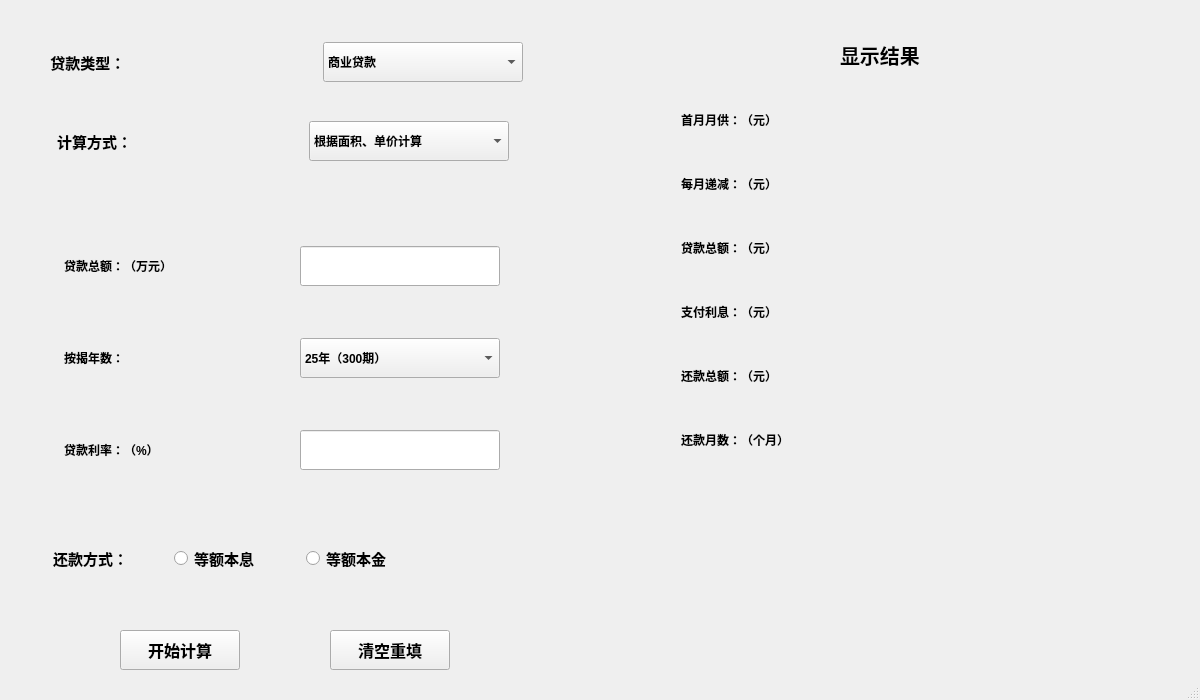
<?xml version="1.0" encoding="UTF-8"?>
<ui version="4.0">
 <class>MainWindow</class>
 <widget class="QMainWindow" name="MainWindow">
  <property name="geometry">
   <rect>
    <x>0</x>
    <y>0</y>
    <width>1200</width>
    <height>700</height>
   </rect>
  </property>
  <property name="minimumSize">
   <size>
    <width>1200</width>
    <height>700</height>
   </size>
  </property>
  <property name="maximumSize">
   <size>
    <width>1200</width>
    <height>700</height>
   </size>
  </property>
  <property name="font">
   <font>
    <pointsize>9</pointsize>
    <weight>75</weight>
    <bold>true</bold>
   </font>
  </property>
  <property name="windowTitle">
   <string>MainWindow</string>
  </property>
  <widget class="QWidget" name="centralWidget">
   <widget class="QWidget" name="widget_5" native="true">
    <property name="geometry">
     <rect>
      <x>20</x>
      <y>20</y>
      <width>525</width>
      <height>580</height>
     </rect>
    </property>
    <property name="minimumSize">
     <size>
      <width>525</width>
      <height>550</height>
     </size>
    </property>
    <layout class="QVBoxLayout" name="verticalLayout_4">
     <item>
      <widget class="QWidget" name="loan" native="true">
       <layout class="QHBoxLayout" name="horizontalLayout_2">
        <item>
         <widget class="QLabel" name="label_x">
          <property name="font">
           <font>
            <pointsize>11</pointsize>
           </font>
          </property>
          <property name="text">
           <string>  贷款类型：</string>
          </property>
         </widget>
        </item>
        <item>
         <widget class="QComboBox" name="comboBox_1">
          <property name="minimumSize">
           <size>
            <width>200</width>
            <height>40</height>
           </size>
          </property>
          <property name="maximumSize">
           <size>
            <width>200</width>
            <height>40</height>
           </size>
          </property>
          <item>
           <property name="text">
            <string>商业贷款</string>
           </property>
          </item>
          <item>
           <property name="text">
            <string>公积金贷款</string>
           </property>
          </item>
          <item>
           <property name="text">
            <string>组合型贷款</string>
           </property>
          </item>
         </widget>
        </item>
       </layout>
      </widget>
     </item>
     <item>
      <widget class="QStackedWidget" name="stackedWidget_1">
       <property name="minimumSize">
        <size>
         <width>500</width>
         <height>400</height>
        </size>
       </property>
       <property name="maximumSize">
        <size>
         <width>500</width>
         <height>550</height>
        </size>
       </property>
       <property name="currentIndex">
        <number>0</number>
       </property>
       <widget class="QWidget" name="page">
        <layout class="QVBoxLayout" name="verticalLayout_2">
         <item>
          <widget class="QWidget" name="calcu" native="true">
           <layout class="QHBoxLayout" name="horizontalLayout_3">
            <item>
             <widget class="QLabel" name="label_y">
              <property name="font">
               <font>
                <pointsize>11</pointsize>
               </font>
              </property>
              <property name="text">
               <string> 计算方式：</string>
              </property>
             </widget>
            </item>
            <item>
             <widget class="QComboBox" name="comboBox_2">
              <property name="minimumSize">
               <size>
                <width>200</width>
                <height>40</height>
               </size>
              </property>
              <property name="maximumSize">
               <size>
                <width>200</width>
                <height>40</height>
               </size>
              </property>
              <property name="currentIndex">
               <number>0</number>
              </property>
              <item>
               <property name="text">
                <string>根据面积、单价计算</string>
               </property>
              </item>
              <item>
               <property name="text">
                <string>根据贷款总额计算</string>
               </property>
              </item>
             </widget>
            </item>
           </layout>
          </widget>
         </item>
         <item>
          <widget class="QStackedWidget" name="stackedWidget_2">
           <property name="minimumSize">
            <size>
             <width>480</width>
             <height>360</height>
            </size>
           </property>
           <property name="maximumSize">
            <size>
             <width>480</width>
             <height>360</height>
            </size>
           </property>
           <property name="currentIndex">
            <number>1</number>
           </property>
           <widget class="QWidget" name="page_1">
            <layout class="QVBoxLayout" name="verticalLayout_5">
             <item>
              <widget class="QWidget" name="widget_1" native="true">
               <property name="minimumSize">
                <size>
                 <width>480</width>
                 <height>320</height>
                </size>
               </property>
               <property name="maximumSize">
                <size>
                 <width>360</width>
                 <height>320</height>
                </size>
               </property>
               <layout class="QGridLayout" name="gridLayout">
                <item row="1" column="4">
                 <widget class="QLineEdit" name="lineEdit_a1">
                  <property name="minimumSize">
                   <size>
                    <width>200</width>
                    <height>40</height>
                   </size>
                  </property>
                  <property name="maximumSize">
                   <size>
                    <width>200</width>
                    <height>40</height>
                   </size>
                  </property>
                  <property name="text">
                   <string/>
                  </property>
                 </widget>
                </item>
                <item row="1" column="2">
                 <widget class="QLabel" name="label_m">
                  <property name="font">
                   <font>
                    <pointsize>11</pointsize>
                   </font>
                  </property>
                  <property name="text">
                   <string>房屋单价：（元/平方米）</string>
                  </property>
                 </widget>
                </item>
                <item row="3" column="2">
                 <widget class="QLabel" name="label_n">
                  <property name="font">
                   <font>
                    <pointsize>11</pointsize>
                   </font>
                  </property>
                  <property name="text">
                   <string>房屋面积：（平方米）</string>
                  </property>
                 </widget>
                </item>
                <item row="3" column="4">
                 <widget class="QLineEdit" name="lineEdit_a2">
                  <property name="minimumSize">
                   <size>
                    <width>200</width>
                    <height>40</height>
                   </size>
                  </property>
                  <property name="maximumSize">
                   <size>
                    <width>200</width>
                    <height>40</height>
                   </size>
                  </property>
                 </widget>
                </item>
                <item row="6" column="2">
                 <widget class="QLabel" name="label_o">
                  <property name="font">
                   <font>
                    <pointsize>11</pointsize>
                   </font>
                  </property>
                  <property name="text">
                   <string>按揭成数：</string>
                  </property>
                 </widget>
                </item>
                <item row="6" column="4">
                 <widget class="QComboBox" name="comboBox_a1">
                  <property name="minimumSize">
                   <size>
                    <width>200</width>
                    <height>40</height>
                   </size>
                  </property>
                  <property name="maximumSize">
                   <size>
                    <width>200</width>
                    <height>40</height>
                   </size>
                  </property>
                  <item>
                   <property name="text">
                    <string>8成</string>
                   </property>
                  </item>
                  <item>
                   <property name="text">
                    <string>7.5成</string>
                   </property>
                  </item>
                  <item>
                   <property name="text">
                    <string>7成</string>
                   </property>
                  </item>
                  <item>
                   <property name="text">
                    <string>6.5成</string>
                   </property>
                  </item>
                  <item>
                   <property name="text">
                    <string>6成</string>
                   </property>
                  </item>
                  <item>
                   <property name="text">
                    <string>5.5成</string>
                   </property>
                  </item>
                  <item>
                   <property name="text">
                    <string>5成</string>
                   </property>
                  </item>
                  <item>
                   <property name="text">
                    <string>4.5成</string>
                   </property>
                  </item>
                  <item>
                   <property name="text">
                    <string>4成</string>
                   </property>
                  </item>
                  <item>
                   <property name="text">
                    <string>3.5成</string>
                   </property>
                  </item>
                  <item>
                   <property name="text">
                    <string>3成</string>
                   </property>
                  </item>
                  <item>
                   <property name="text">
                    <string>2.5成</string>
                   </property>
                  </item>
                  <item>
                   <property name="text">
                    <string>2成</string>
                   </property>
                  </item>
                 </widget>
                </item>
                <item row="10" column="4">
                 <widget class="QLineEdit" name="lineEdit_a3">
                  <property name="minimumSize">
                   <size>
                    <width>200</width>
                    <height>40</height>
                   </size>
                  </property>
                  <property name="maximumSize">
                   <size>
                    <width>200</width>
                    <height>40</height>
                   </size>
                  </property>
                 </widget>
                </item>
                <item row="9" column="2">
                 <widget class="QLabel" name="label_p">
                  <property name="font">
                   <font>
                    <pointsize>11</pointsize>
                   </font>
                  </property>
                  <property name="text">
                   <string>按揭年数：</string>
                  </property>
                 </widget>
                </item>
                <item row="9" column="4">
                 <widget class="QComboBox" name="comboBox_a2">
                  <property name="minimumSize">
                   <size>
                    <width>200</width>
                    <height>40</height>
                   </size>
                  </property>
                  <property name="maximumSize">
                   <size>
                    <width>200</width>
                    <height>40</height>
                   </size>
                  </property>
                  <item>
                   <property name="text">
                    <string>25年（300期）</string>
                   </property>
                  </item>
                  <item>
                   <property name="text">
                    <string>24年（288期）</string>
                   </property>
                  </item>
                  <item>
                   <property name="text">
                    <string>23年（276期）</string>
                   </property>
                  </item>
                  <item>
                   <property name="text">
                    <string>22年（264期）</string>
                   </property>
                  </item>
                  <item>
                   <property name="text">
                    <string>21年（252期）</string>
                   </property>
                  </item>
                  <item>
                   <property name="text">
                    <string>20年（240期）</string>
                   </property>
                  </item>
                  <item>
                   <property name="text">
                    <string>19年（228期）</string>
                   </property>
                  </item>
                  <item>
                   <property name="text">
                    <string>18年（216期）</string>
                   </property>
                  </item>
                  <item>
                   <property name="text">
                    <string>17年（204期）</string>
                   </property>
                  </item>
                  <item>
                   <property name="text">
                    <string>16年（192期）</string>
                   </property>
                  </item>
                  <item>
                   <property name="text">
                    <string>15年（180期）</string>
                   </property>
                  </item>
                  <item>
                   <property name="text">
                    <string>14年（168期）</string>
                   </property>
                  </item>
                  <item>
                   <property name="text">
                    <string>13年（156期）</string>
                   </property>
                  </item>
                  <item>
                   <property name="text">
                    <string>12年（144期）</string>
                   </property>
                  </item>
                  <item>
                   <property name="text">
                    <string>11年（132期）</string>
                   </property>
                  </item>
                  <item>
                   <property name="text">
                    <string>10年（120期）</string>
                   </property>
                  </item>
                  <item>
                   <property name="text">
                    <string>9年（108期）</string>
                   </property>
                  </item>
                  <item>
                   <property name="text">
                    <string>8年（96期）</string>
                   </property>
                  </item>
                  <item>
                   <property name="text">
                    <string>7年（84期）</string>
                   </property>
                  </item>
                  <item>
                   <property name="text">
                    <string>6年（72期）</string>
                   </property>
                  </item>
                  <item>
                   <property name="text">
                    <string>5年（60期）</string>
                   </property>
                  </item>
                  <item>
                   <property name="text">
                    <string>4年（48期）</string>
                   </property>
                  </item>
                  <item>
                   <property name="text">
                    <string>3年（36期）</string>
                   </property>
                  </item>
                  <item>
                   <property name="text">
                    <string>2年（24期）</string>
                   </property>
                  </item>
                  <item>
                   <property name="text">
                    <string>1年（12期）</string>
                   </property>
                  </item>
                 </widget>
                </item>
                <item row="10" column="2">
                 <widget class="QLabel" name="label_q">
                  <property name="font">
                   <font>
                    <pointsize>11</pointsize>
                   </font>
                  </property>
                  <property name="text">
                   <string>贷款利率：（%）</string>
                  </property>
                 </widget>
                </item>
               </layout>
              </widget>
             </item>
            </layout>
           </widget>
           <widget class="QWidget" name="page_2">
            <layout class="QVBoxLayout" name="verticalLayout">
             <item>
              <widget class="QWidget" name="widget_4" native="true">
               <layout class="QGridLayout" name="gridLayout_2">
                <item row="2" column="4">
                 <widget class="QLineEdit" name="lineEdit_b1">
                  <property name="minimumSize">
                   <size>
                    <width>200</width>
                    <height>40</height>
                   </size>
                  </property>
                  <property name="maximumSize">
                   <size>
                    <width>200</width>
                    <height>40</height>
                   </size>
                  </property>
                 </widget>
                </item>
                <item row="2" column="2">
                 <widget class="QLabel" name="label_i">
                  <property name="text">
                   <string>贷款总额：（万元）</string>
                  </property>
                 </widget>
                </item>
                <item row="8" column="4">
                 <widget class="QLineEdit" name="lineEdit_b2">
                  <property name="minimumSize">
                   <size>
                    <width>200</width>
                    <height>40</height>
                   </size>
                  </property>
                  <property name="maximumSize">
                   <size>
                    <width>200</width>
                    <height>40</height>
                   </size>
                  </property>
                 </widget>
                </item>
                <item row="7" column="2">
                 <widget class="QLabel" name="label_j">
                  <property name="text">
                   <string>按揭年数：</string>
                  </property>
                 </widget>
                </item>
                <item row="7" column="4">
                 <widget class="QComboBox" name="comboBox_b">
                  <property name="minimumSize">
                   <size>
                    <width>200</width>
                    <height>40</height>
                   </size>
                  </property>
                  <property name="maximumSize">
                   <size>
                    <width>200</width>
                    <height>40</height>
                   </size>
                  </property>
                  <item>
                   <property name="text">
                    <string>25年（300期）</string>
                   </property>
                  </item>
                  <item>
                   <property name="text">
                    <string>24年（288期）</string>
                   </property>
                  </item>
                  <item>
                   <property name="text">
                    <string>23年（276期）</string>
                   </property>
                  </item>
                  <item>
                   <property name="text">
                    <string>22年（264期）</string>
                   </property>
                  </item>
                  <item>
                   <property name="text">
                    <string>21年（252期）</string>
                   </property>
                  </item>
                  <item>
                   <property name="text">
                    <string>20年（240期）</string>
                   </property>
                  </item>
                  <item>
                   <property name="text">
                    <string>19年（228期）</string>
                   </property>
                  </item>
                  <item>
                   <property name="text">
                    <string>18年（216期）</string>
                   </property>
                  </item>
                  <item>
                   <property name="text">
                    <string>17年（204期）</string>
                   </property>
                  </item>
                  <item>
                   <property name="text">
                    <string>16年（192期）</string>
                   </property>
                  </item>
                  <item>
                   <property name="text">
                    <string>15年（180期）</string>
                   </property>
                  </item>
                  <item>
                   <property name="text">
                    <string>14年（168期）</string>
                   </property>
                  </item>
                  <item>
                   <property name="text">
                    <string>13年（156期）</string>
                   </property>
                  </item>
                  <item>
                   <property name="text">
                    <string>12年（144期）</string>
                   </property>
                  </item>
                  <item>
                   <property name="text">
                    <string>11年（132期）</string>
                   </property>
                  </item>
                  <item>
                   <property name="text">
                    <string>10年（120期）</string>
                   </property>
                  </item>
                  <item>
                   <property name="text">
                    <string>9年（108期）</string>
                   </property>
                  </item>
                  <item>
                   <property name="text">
                    <string>8年（96期）</string>
                   </property>
                  </item>
                  <item>
                   <property name="text">
                    <string>7年（84期）</string>
                   </property>
                  </item>
                  <item>
                   <property name="text">
                    <string>6年（72期）</string>
                   </property>
                  </item>
                  <item>
                   <property name="text">
                    <string>5年（60期）</string>
                   </property>
                  </item>
                  <item>
                   <property name="text">
                    <string>4年（48期）</string>
                   </property>
                  </item>
                  <item>
                   <property name="text">
                    <string>3年（36期）</string>
                   </property>
                  </item>
                  <item>
                   <property name="text">
                    <string>2年（24期）</string>
                   </property>
                  </item>
                  <item>
                   <property name="text">
                    <string>1年（12期）</string>
                   </property>
                  </item>
                 </widget>
                </item>
                <item row="8" column="2">
                 <widget class="QLabel" name="label_k">
                  <property name="text">
                   <string>贷款利率：（%）</string>
                  </property>
                 </widget>
                </item>
               </layout>
              </widget>
             </item>
            </layout>
           </widget>
          </widget>
         </item>
         <item>
          <widget class="QWidget" name="repay" native="true">
           <property name="minimumSize">
            <size>
             <width>400</width>
             <height>40</height>
            </size>
           </property>
           <property name="maximumSize">
            <size>
             <width>400</width>
             <height>40</height>
            </size>
           </property>
           <layout class="QHBoxLayout" name="horizontalLayout">
            <item>
             <widget class="QLabel" name="label_66">
              <property name="font">
               <font>
                <pointsize>11</pointsize>
               </font>
              </property>
              <property name="text">
               <string>还款方式：</string>
              </property>
             </widget>
            </item>
            <item>
             <spacer name="horizontalSpacer_2">
              <property name="orientation">
               <enum>Qt::Horizontal</enum>
              </property>
              <property name="sizeHint" stdset="0">
               <size>
                <width>40</width>
                <height>20</height>
               </size>
              </property>
             </spacer>
            </item>
            <item>
             <widget class="QRadioButton" name="radioButton_1">
              <property name="font">
               <font>
                <pointsize>11</pointsize>
               </font>
              </property>
              <property name="text">
               <string>等额本息</string>
              </property>
             </widget>
            </item>
            <item>
             <spacer name="horizontalSpacer_3">
              <property name="orientation">
               <enum>Qt::Horizontal</enum>
              </property>
              <property name="sizeHint" stdset="0">
               <size>
                <width>20</width>
                <height>20</height>
               </size>
              </property>
             </spacer>
            </item>
            <item>
             <widget class="QRadioButton" name="radioButton_2">
              <property name="font">
               <font>
                <pointsize>11</pointsize>
               </font>
              </property>
              <property name="text">
               <string>等额本金</string>
              </property>
             </widget>
            </item>
            <item>
             <spacer name="horizontalSpacer">
              <property name="orientation">
               <enum>Qt::Horizontal</enum>
              </property>
              <property name="sizeHint" stdset="0">
               <size>
                <width>40</width>
                <height>20</height>
               </size>
              </property>
             </spacer>
            </item>
           </layout>
          </widget>
         </item>
        </layout>
       </widget>
       <widget class="QWidget" name="page_3">
        <layout class="QVBoxLayout" name="verticalLayout_3">
         <item>
          <widget class="QWidget" name="widget_2" native="true">
           <property name="minimumSize">
            <size>
             <width>0</width>
             <height>0</height>
            </size>
           </property>
           <property name="maximumSize">
            <size>
             <width>600</width>
             <height>500</height>
            </size>
           </property>
           <layout class="QGridLayout" name="gridLayout_5">
            <item row="5" column="1">
             <widget class="QLabel" name="label_35">
              <property name="text">
               <string>公积金贷款额：（万元）</string>
              </property>
             </widget>
            </item>
            <item row="0" column="3">
             <widget class="QLineEdit" name="lineEdit_c1">
              <property name="minimumSize">
               <size>
                <width>200</width>
                <height>40</height>
               </size>
              </property>
              <property name="maximumSize">
               <size>
                <width>200</width>
                <height>40</height>
               </size>
              </property>
             </widget>
            </item>
            <item row="10" column="1">
             <widget class="QLabel" name="label_34">
              <property name="text">
               <string>按揭年数：</string>
              </property>
             </widget>
            </item>
            <item row="9" column="3">
             <widget class="QLineEdit" name="lineEdit_c4">
              <property name="minimumSize">
               <size>
                <width>200</width>
                <height>40</height>
               </size>
              </property>
              <property name="maximumSize">
               <size>
                <width>200</width>
                <height>40</height>
               </size>
              </property>
             </widget>
            </item>
            <item row="9" column="1">
             <widget class="QLabel" name="label_32">
              <property name="text">
               <string>公积金利率：（%）</string>
              </property>
             </widget>
            </item>
            <item row="0" column="1">
             <widget class="QLabel" name="label_31">
              <property name="text">
               <string>商业贷款额：（万元）</string>
              </property>
             </widget>
            </item>
            <item row="5" column="3">
             <widget class="QLineEdit" name="lineEdit_c3">
              <property name="minimumSize">
               <size>
                <width>200</width>
                <height>40</height>
               </size>
              </property>
              <property name="maximumSize">
               <size>
                <width>200</width>
                <height>40</height>
               </size>
              </property>
             </widget>
            </item>
            <item row="10" column="3">
             <widget class="QComboBox" name="comboBox_c">
              <property name="minimumSize">
               <size>
                <width>200</width>
                <height>40</height>
               </size>
              </property>
              <property name="maximumSize">
               <size>
                <width>200</width>
                <height>40</height>
               </size>
              </property>
              <item>
               <property name="text">
                <string>25年（300期）</string>
               </property>
              </item>
              <item>
               <property name="text">
                <string>24年（288期）</string>
               </property>
              </item>
              <item>
               <property name="text">
                <string>23年（276期）</string>
               </property>
              </item>
              <item>
               <property name="text">
                <string>22年（264期）</string>
               </property>
              </item>
              <item>
               <property name="text">
                <string>21年（252期）</string>
               </property>
              </item>
              <item>
               <property name="text">
                <string>20年（240期）</string>
               </property>
              </item>
              <item>
               <property name="text">
                <string>19年（228期）</string>
               </property>
              </item>
              <item>
               <property name="text">
                <string>18年（216期）</string>
               </property>
              </item>
              <item>
               <property name="text">
                <string>17年（204期）</string>
               </property>
              </item>
              <item>
               <property name="text">
                <string>16年（192期）</string>
               </property>
              </item>
              <item>
               <property name="text">
                <string>15年（180期）</string>
               </property>
              </item>
              <item>
               <property name="text">
                <string>14年（168期）</string>
               </property>
              </item>
              <item>
               <property name="text">
                <string>13年（156期）</string>
               </property>
              </item>
              <item>
               <property name="text">
                <string>12年（144期）</string>
               </property>
              </item>
              <item>
               <property name="text">
                <string>11年（132期）</string>
               </property>
              </item>
              <item>
               <property name="text">
                <string>10年（120期）</string>
               </property>
              </item>
              <item>
               <property name="text">
                <string>9年（108期）</string>
               </property>
              </item>
              <item>
               <property name="text">
                <string>8年（96期）</string>
               </property>
              </item>
              <item>
               <property name="text">
                <string>7年（84期）</string>
               </property>
              </item>
              <item>
               <property name="text">
                <string>6年（72期）</string>
               </property>
              </item>
              <item>
               <property name="text">
                <string>5年（60期）</string>
               </property>
              </item>
              <item>
               <property name="text">
                <string>4年（48期）</string>
               </property>
              </item>
              <item>
               <property name="text">
                <string>3年（36期）</string>
               </property>
              </item>
              <item>
               <property name="text">
                <string>2年（24期）</string>
               </property>
              </item>
              <item>
               <property name="text">
                <string>1年（12期）</string>
               </property>
              </item>
             </widget>
            </item>
            <item row="2" column="1">
             <widget class="QLabel" name="label_33">
              <property name="text">
               <string>商贷利率：（%）</string>
              </property>
             </widget>
            </item>
            <item row="2" column="3">
             <widget class="QLineEdit" name="lineEdit_c2">
              <property name="minimumSize">
               <size>
                <width>200</width>
                <height>40</height>
               </size>
              </property>
              <property name="maximumSize">
               <size>
                <width>200</width>
                <height>40</height>
               </size>
              </property>
             </widget>
            </item>
           </layout>
          </widget>
         </item>
        </layout>
       </widget>
      </widget>
     </item>
    </layout>
   </widget>
   <widget class="QPushButton" name="btn_1">
    <property name="geometry">
     <rect>
      <x>120</x>
      <y>630</y>
      <width>120</width>
      <height>40</height>
     </rect>
    </property>
    <property name="minimumSize">
     <size>
      <width>120</width>
      <height>40</height>
     </size>
    </property>
    <property name="maximumSize">
     <size>
      <width>120</width>
      <height>40</height>
     </size>
    </property>
    <property name="font">
     <font>
      <pointsize>12</pointsize>
     </font>
    </property>
    <property name="text">
     <string>开始计算</string>
    </property>
   </widget>
   <widget class="QPushButton" name="btn_2">
    <property name="geometry">
     <rect>
      <x>330</x>
      <y>630</y>
      <width>120</width>
      <height>40</height>
     </rect>
    </property>
    <property name="minimumSize">
     <size>
      <width>120</width>
      <height>40</height>
     </size>
    </property>
    <property name="maximumSize">
     <size>
      <width>120</width>
      <height>40</height>
     </size>
    </property>
    <property name="font">
     <font>
      <pointsize>12</pointsize>
     </font>
    </property>
    <property name="text">
     <string>清空重填</string>
    </property>
   </widget>
   <widget class="QLabel" name="label">
    <property name="geometry">
     <rect>
      <x>840</x>
      <y>30</y>
      <width>200</width>
      <height>50</height>
     </rect>
    </property>
    <property name="minimumSize">
     <size>
      <width>200</width>
      <height>50</height>
     </size>
    </property>
    <property name="maximumSize">
     <size>
      <width>200</width>
      <height>50</height>
     </size>
    </property>
    <property name="font">
     <font>
      <pointsize>15</pointsize>
     </font>
    </property>
    <property name="text">
     <string>显示结果</string>
    </property>
   </widget>
   <widget class="QStackedWidget" name="showResult">
    <property name="geometry">
     <rect>
      <x>670</x>
      <y>80</y>
      <width>400</width>
      <height>400</height>
     </rect>
    </property>
    <property name="minimumSize">
     <size>
      <width>400</width>
      <height>400</height>
     </size>
    </property>
    <property name="maximumSize">
     <size>
      <width>400</width>
      <height>400</height>
     </size>
    </property>
    <property name="currentIndex">
     <number>4</number>
    </property>
    <widget class="QWidget" name="empty"/>
    <widget class="QWidget" name="flag_13_interest">
     <layout class="QGridLayout" name="gridLayout_11">
      <item row="0" column="0">
       <widget class="QLabel" name="label_1">
        <property name="text">
         <string>首付：（元）</string>
        </property>
       </widget>
      </item>
      <item row="0" column="1">
       <widget class="QLabel" name="a1">
        <property name="text">
         <string/>
        </property>
       </widget>
      </item>
      <item row="1" column="0">
       <widget class="QLabel" name="label_2">
        <property name="text">
         <string>每月月供：（元）</string>
        </property>
       </widget>
      </item>
      <item row="1" column="1">
       <widget class="QLabel" name="a2">
        <property name="text">
         <string/>
        </property>
       </widget>
      </item>
      <item row="2" column="0">
       <widget class="QLabel" name="label_3">
        <property name="text">
         <string>贷款总额：（元）</string>
        </property>
       </widget>
      </item>
      <item row="2" column="1">
       <widget class="QLabel" name="a3">
        <property name="text">
         <string/>
        </property>
       </widget>
      </item>
      <item row="3" column="0">
       <widget class="QLabel" name="label_4">
        <property name="text">
         <string>支付利息：（元）</string>
        </property>
       </widget>
      </item>
      <item row="3" column="1">
       <widget class="QLabel" name="a4">
        <property name="text">
         <string/>
        </property>
       </widget>
      </item>
      <item row="4" column="0">
       <widget class="QLabel" name="label_5">
        <property name="text">
         <string>还款总额：（元）</string>
        </property>
       </widget>
      </item>
      <item row="4" column="1">
       <widget class="QLabel" name="a5">
        <property name="text">
         <string/>
        </property>
       </widget>
      </item>
      <item row="5" column="0">
       <widget class="QLabel" name="label_6">
        <property name="text">
         <string>还款月数：（个月）</string>
        </property>
       </widget>
      </item>
      <item row="5" column="1">
       <widget class="QLabel" name="a6">
        <property name="text">
         <string/>
        </property>
       </widget>
      </item>
     </layout>
    </widget>
    <widget class="QWidget" name="flag_245_interest">
     <layout class="QGridLayout" name="gridLayout_12">
      <item row="0" column="0">
       <widget class="QLabel" name="label_7">
        <property name="text">
         <string>每月月供：（元）</string>
        </property>
       </widget>
      </item>
      <item row="0" column="1">
       <widget class="QLabel" name="c1">
        <property name="text">
         <string/>
        </property>
       </widget>
      </item>
      <item row="1" column="0">
       <widget class="QLabel" name="label_8">
        <property name="text">
         <string>贷款总额：（元）</string>
        </property>
       </widget>
      </item>
      <item row="1" column="1">
       <widget class="QLabel" name="c2">
        <property name="text">
         <string/>
        </property>
       </widget>
      </item>
      <item row="2" column="0">
       <widget class="QLabel" name="label_9">
        <property name="text">
         <string>支付利息：（元）</string>
        </property>
       </widget>
      </item>
      <item row="2" column="1">
       <widget class="QLabel" name="c3">
        <property name="text">
         <string/>
        </property>
       </widget>
      </item>
      <item row="3" column="0">
       <widget class="QLabel" name="label_10">
        <property name="text">
         <string>还款总额：（元）</string>
        </property>
       </widget>
      </item>
      <item row="3" column="1">
       <widget class="QLabel" name="c4">
        <property name="text">
         <string/>
        </property>
       </widget>
      </item>
      <item row="4" column="0">
       <widget class="QLabel" name="label_11">
        <property name="text">
         <string>还款月数：（个月）</string>
        </property>
       </widget>
      </item>
      <item row="4" column="1">
       <widget class="QLabel" name="c5">
        <property name="text">
         <string/>
        </property>
       </widget>
      </item>
     </layout>
    </widget>
    <widget class="QWidget" name="flag_13_principal">
     <layout class="QGridLayout" name="gridLayout_13">
      <item row="0" column="0">
       <widget class="QLabel" name="label_12">
        <property name="text">
         <string>首付：（元）</string>
        </property>
       </widget>
      </item>
      <item row="0" column="1">
       <widget class="QLabel" name="b1">
        <property name="text">
         <string/>
        </property>
       </widget>
      </item>
      <item row="1" column="0">
       <widget class="QLabel" name="label_13">
        <property name="text">
         <string>首月月供：（元）</string>
        </property>
       </widget>
      </item>
      <item row="1" column="1">
       <widget class="QLabel" name="b2">
        <property name="text">
         <string/>
        </property>
       </widget>
      </item>
      <item row="2" column="0">
       <widget class="QLabel" name="label_14">
        <property name="text">
         <string>每月递减：（元）</string>
        </property>
       </widget>
      </item>
      <item row="2" column="1">
       <widget class="QLabel" name="b3">
        <property name="text">
         <string/>
        </property>
       </widget>
      </item>
      <item row="3" column="0">
       <widget class="QLabel" name="label_15">
        <property name="text">
         <string>贷款总额：（元）</string>
        </property>
       </widget>
      </item>
      <item row="3" column="1">
       <widget class="QLabel" name="b4">
        <property name="text">
         <string/>
        </property>
       </widget>
      </item>
      <item row="4" column="0">
       <widget class="QLabel" name="label_16">
        <property name="text">
         <string>支付利息：（元）</string>
        </property>
       </widget>
      </item>
      <item row="4" column="1">
       <widget class="QLabel" name="b5">
        <property name="text">
         <string/>
        </property>
       </widget>
      </item>
      <item row="5" column="0">
       <widget class="QLabel" name="label_17">
        <property name="text">
         <string>还款总额：（元）</string>
        </property>
       </widget>
      </item>
      <item row="5" column="1">
       <widget class="QLabel" name="b6">
        <property name="text">
         <string/>
        </property>
       </widget>
      </item>
      <item row="6" column="0">
       <widget class="QLabel" name="label_18">
        <property name="text">
         <string>还款月数：（个月）</string>
        </property>
       </widget>
      </item>
      <item row="6" column="1">
       <widget class="QLabel" name="b7">
        <property name="text">
         <string/>
        </property>
       </widget>
      </item>
     </layout>
    </widget>
    <widget class="QWidget" name="flag_245_principal">
     <layout class="QGridLayout" name="gridLayout_14">
      <item row="0" column="0">
       <widget class="QLabel" name="label_19">
        <property name="text">
         <string>首月月供：（元）</string>
        </property>
       </widget>
      </item>
      <item row="0" column="1">
       <widget class="QLabel" name="d1">
        <property name="text">
         <string/>
        </property>
       </widget>
      </item>
      <item row="1" column="0">
       <widget class="QLabel" name="label_20">
        <property name="text">
         <string>每月递减：（元）</string>
        </property>
       </widget>
      </item>
      <item row="1" column="1">
       <widget class="QLabel" name="d2">
        <property name="text">
         <string/>
        </property>
       </widget>
      </item>
      <item row="2" column="0">
       <widget class="QLabel" name="label_21">
        <property name="text">
         <string>贷款总额：（元）</string>
        </property>
       </widget>
      </item>
      <item row="2" column="1">
       <widget class="QLabel" name="d3">
        <property name="text">
         <string/>
        </property>
       </widget>
      </item>
      <item row="3" column="0">
       <widget class="QLabel" name="label_22">
        <property name="text">
         <string>支付利息：（元）</string>
        </property>
       </widget>
      </item>
      <item row="3" column="1">
       <widget class="QLabel" name="d4">
        <property name="text">
         <string/>
        </property>
       </widget>
      </item>
      <item row="4" column="0">
       <widget class="QLabel" name="label_23">
        <property name="text">
         <string>还款总额：（元）</string>
        </property>
       </widget>
      </item>
      <item row="4" column="1">
       <widget class="QLabel" name="d5">
        <property name="text">
         <string/>
        </property>
       </widget>
      </item>
      <item row="5" column="0">
       <widget class="QLabel" name="label_24">
        <property name="text">
         <string>还款月数：（个月）</string>
        </property>
       </widget>
      </item>
      <item row="5" column="1">
       <widget class="QLabel" name="d6">
        <property name="text">
         <string/>
        </property>
       </widget>
      </item>
     </layout>
    </widget>
   </widget>
  </widget>
  <widget class="QStatusBar" name="statusBar"/>
 </widget>
 <layoutdefault spacing="6" margin="11"/>
 <resources/>
 <connections/>
</ui>
